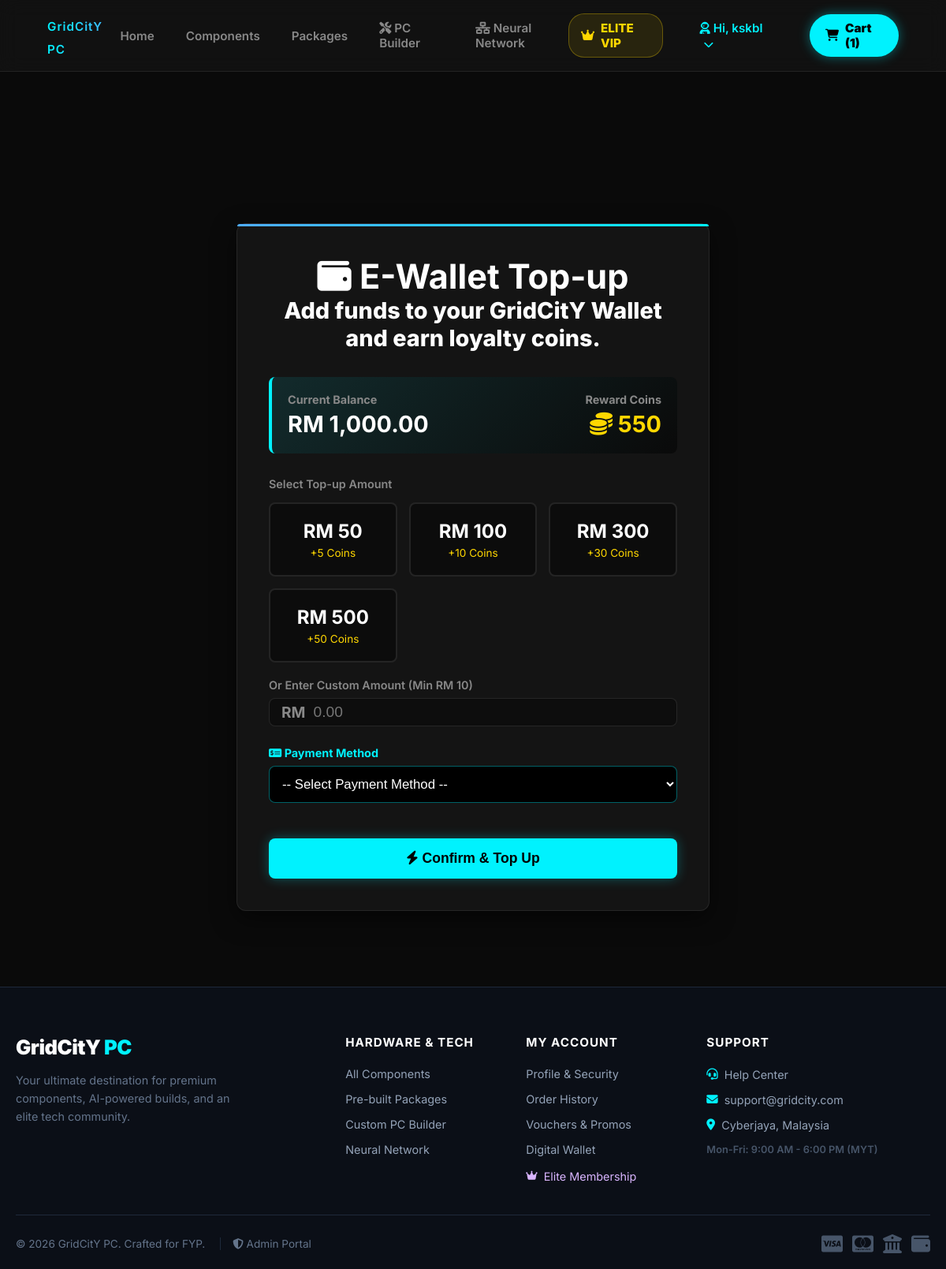
The app's page /wallet_topup.php (signed in), older data.
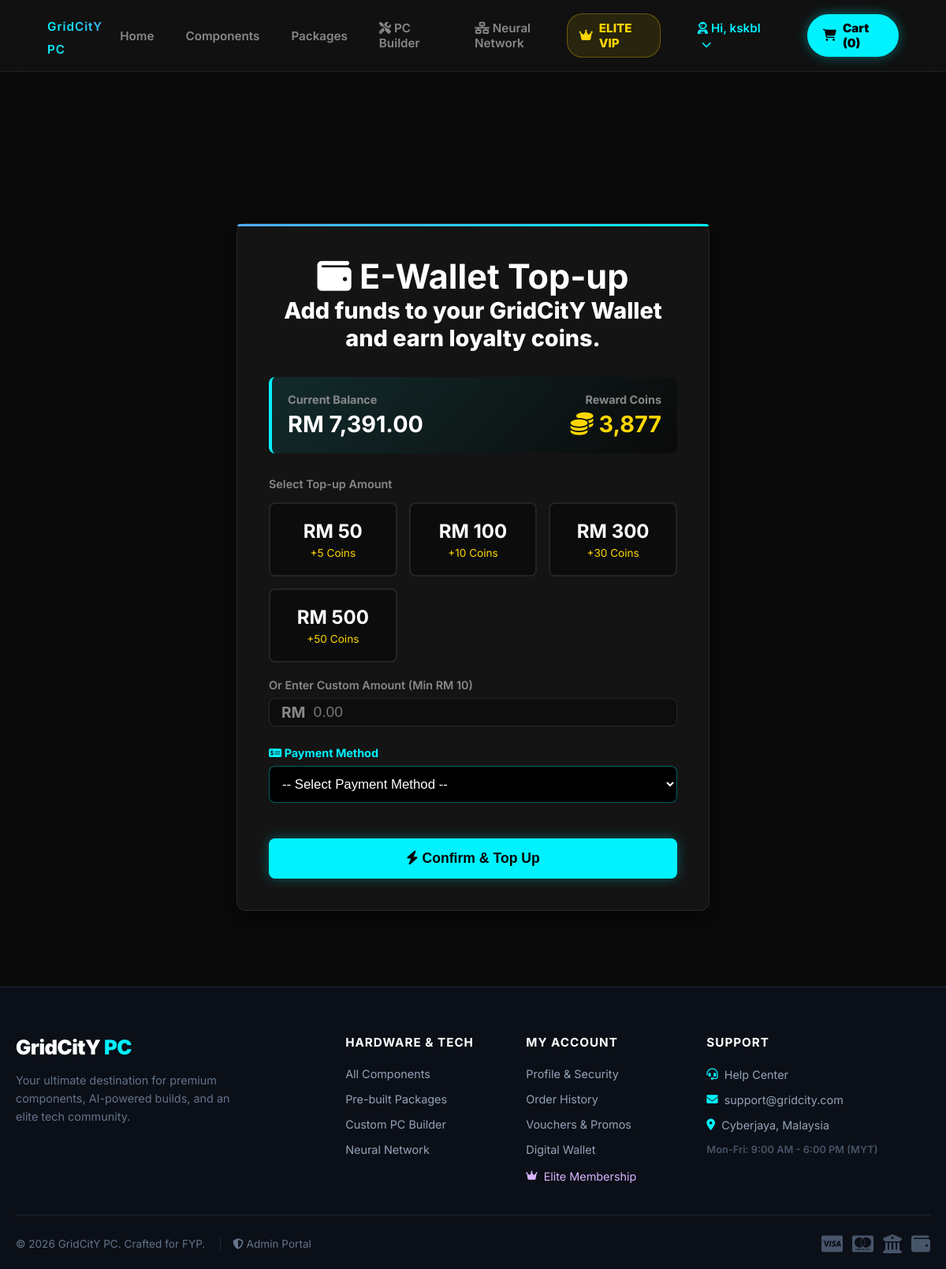
The same page, newer data.
### tables this page shows
CREATE TABLE `customers` (
  `customer_id` int(11) NOT NULL,
  `username` varchar(150) DEFAULT NULL,
  `first_name` varchar(50) DEFAULT NULL,
  `last_name` varchar(50) DEFAULT NULL,
  `email` varchar(100) NOT NULL,
  `password` varchar(255) NOT NULL,
  `phone_number` varchar(20) DEFAULT NULL,
  `birthday` date DEFAULT NULL,
  `wallet_balance` decimal(10,2) NOT NULL DEFAULT 0.00,
  `reward_coins` int(11) NOT NULL DEFAULT 0,
  `lifetime_coins` int(11) DEFAULT 0,
  `membership_tier` varchar(20) DEFAULT 'Standard',
  `vip_expiry_date` datetime DEFAULT NULL,
  `auto_renew` tinyint(1) DEFAULT 0,
  `default_shipping_address` text DEFAULT NULL,
  `account_status` varchar(20) DEFAULT 'Active',
  `reset_token` varchar(6) DEFAULT NULL,
  `reset_token_expire` datetime DEFAULT NULL,
  `pref_gamer` int(11) DEFAULT 0,
  `pref_creator` int(11) DEFAULT 0,
  `pref_student` int(11) DEFAULT 0,
  `pref_enthusiast` int(11) DEFAULT 0,
  `created_at` datetime DEFAULT current_timestamp()
);

### wallet_topup.php (the view, shortened to what the changed rows need)
<?php
require_once 'config.php';
$customer_id = $_SESSION['customer_id'];
$query = "SELECT wallet_balance, reward_coins FROM customers WHERE customer_id = ?";
$stmt = $conn->prepare($query);
$stmt->bind_param("i", $customer_id);
$stmt->execute();
$result = $stmt->get_result();
$user_data = $result->fetch_assoc();
$current_balance = $user_data['wallet_balance'];
$current_coins = $user_data['reward_coins'];
?>
<!DOCTYPE html>
<html lang="en">
<head>
    <link rel="stylesheet" href="https://cdnjs.cloudflare.com/ajax/libs/font-awesome/6.4.0/css/all.min.css">
    <link rel="stylesheet" href="css/style.css">
</head>
<body>
    <?php include 'includes/header.php'; ?>
    <main class="main-container cart-page-wrapper">
        <div class="auth-container" style="max-width: 600px;">
            <div class="auth-title">
                <h2><i class="fa-solid fa-wallet"></i> E-Wallet Top-up</h2>
            </div>
            <div class="wallet-dashboard">
                <div class="stat-box">
                    <h4>Current Balance</h4>
                    <p>RM <?php echo number_format($current_balance, 2); ?></p>
                </div>
                <div class="stat-box" style="text-align: right;">
                    <h4>Reward Coins</h4>
                    <p style="color: #ffd700;"><i class="fa-solid fa-coins"></i> <?php echo number_format($current_coins); ?></p>
                </div>
            </div>
        </div>
    </main>
</body>
</html>

### includes/header.php (shortened to what the changed rows need)
<?php
require_once 'config.php';
$cart_item_count = 0;
if (isset($_SESSION['customer_id'])) {
    $count_stmt = $conn->prepare("SELECT SUM(quantity) AS total_items FROM shopping_cart WHERE customer_id = ?");
    $count_stmt->bind_param("i", $_SESSION['customer_id']);
    $count_stmt->execute();
    $count_res = $count_stmt->get_result();
    if ($count_row = $count_res->fetch_assoc()) {
        $cart_item_count = $count_row['total_items'] ?? 0;
    }
}
?>
<!DOCTYPE html>
<html lang="en">
<head>
    <link rel="stylesheet" href="css/style.css">
    <link rel="stylesheet" href="https://cdnjs.cloudflare.com/ajax/libs/font-awesome/6.4.0/css/all.min.css">
</head>
<body>
<nav class="navbar">
    <div class="nav-actions" style="display: flex; align-items: center;">
        <a href="membership.php" style="color: #ffd700; font-weight: 800; text-decoration: none; display: flex; align-items: center; gap: 8px; padding: 8px 15px; background: rgba(255, 215, 0, 0.1); border: 1px solid rgba(255, 215, 0, 0.3); border-radius: 20px; transition: 0.3s; margin-right: 15px;" onmouseover="this.style.boxShadow='0 0 15px rgba(255, 215, 0, 0.5)'; this.style.transform='translateY(-2px)';" onmouseout="this.style.boxShadow='none'; this.style.transform='none';">
            <i class="fa-solid fa-crown"></i> ELITE VIP
        </a>
        <?php if(isset($_SESSION['customer_id'])): ?>
        <div class="profile-dropdown" style="position: relative; display: inline-block; margin-right: 15px;">
            <a href="profile.php" style="color: #00f2fe; text-decoration: none; padding-bottom: 5px;">
            </a>
        </div>
        <?php else: ?>
            <a href="login.php" style="text-decoration: none; margin-right: 15px;"><i class="fas fa-sign-in-alt"></i> Login</a>
            <a href="register.php" style="text-decoration: none; margin-right: 15px;"><i class="fas fa-user-plus"></i> Register</a>
        <?php endif; ?>
<a href="cart.php" style="background: #00f2fe; color: #000; padding: 8px 20px; border-radius: 30px; font-weight: 900; text-decoration: none; display: flex; align-items: center; gap: 8px; box-shadow: 0 0 15px rgba(0, 242, 254, 0.4); transition: 0.3s;" onmouseover="this.style.transform='scale(1.05)'; this.style.boxShadow='0 0 25px rgba(0, 242, 254, 0.7)';" onmouseout="this.style.transform='scale(1)'; this.style.boxShadow='0 0 15px rgba(0, 242, 254, 0.4)';">
    <i class="fa-solid fa-cart-shopping"></i> Cart (<?php echo $cart_item_count; ?>)
</a>
    </div>
</nav>
<main class="main-container">

Row changes from the older to the newer data that the page shows:
changed customers: wallet_balance "1,000.00" → "7,391.00"; reward_coins "550" → "3,877"
Text that changed along with them:
$cart_item_count: "1" → "0"
